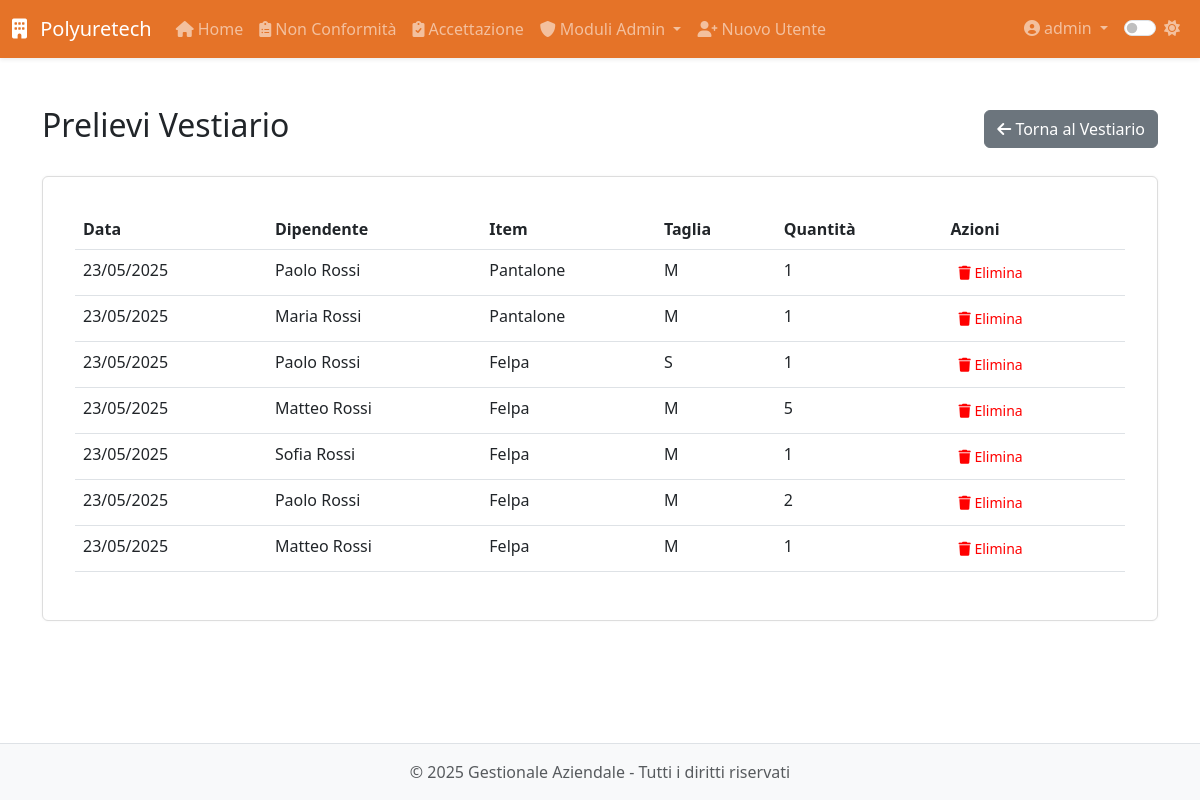
Before: /modulo8/vestiario/prelievi (signed in) with the older database file.
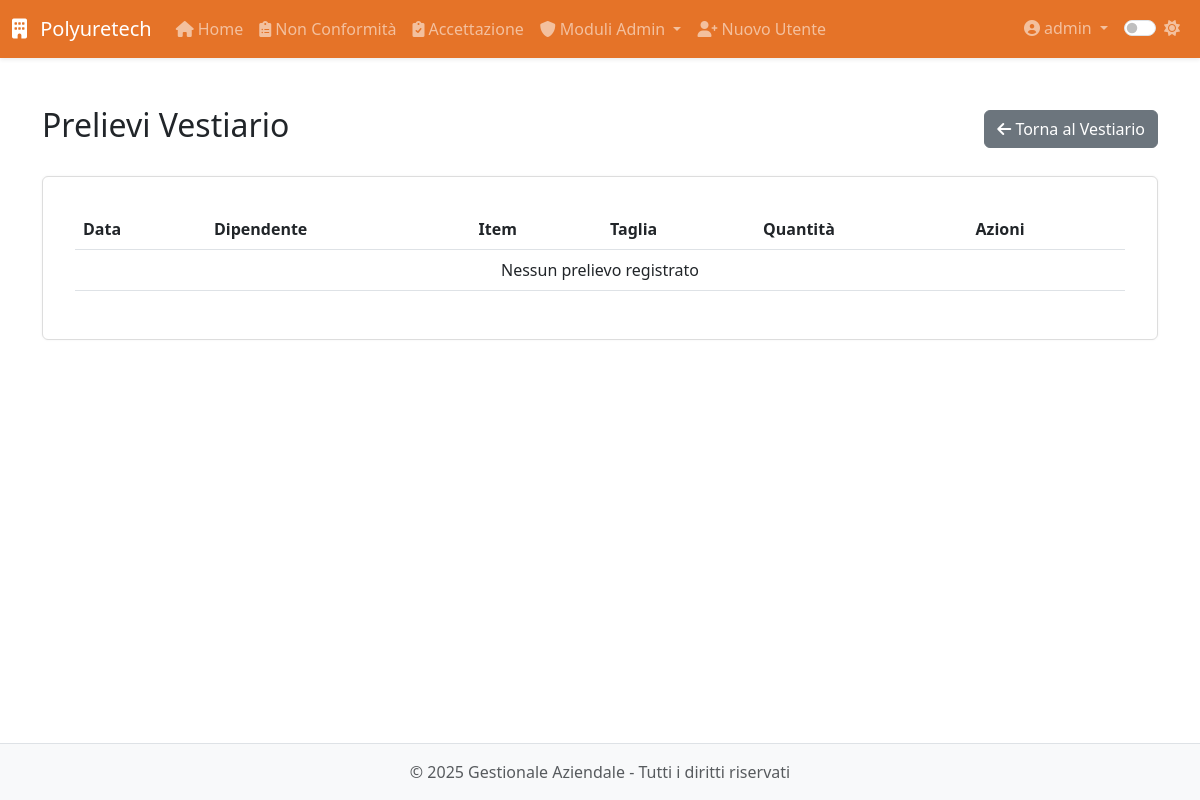
After: the same page with the newer database file.
### app/models.py (models this page shows, shortened)
class PrelievoVestiario(db.Model):
    __tablename__ = 'prelievi_vestiario'
    id = db.Column(db.Integer, primary_key=True)
    dipendente_id = db.Column(db.Integer, db.ForeignKey('dipendente.id'), nullable=False)
    item_id = db.Column(db.Integer, db.ForeignKey('inventory.id'), nullable=False)
    quantita = db.Column(db.Integer, nullable=False)
    timestamp = db.Column(db.DateTime, default=datetime.utcnow, nullable=False)
    data_prelievo = db.Column(db.DateTime, default=datetime.utcnow, nullable=False)
    dipendente = db.relationship('Dipendente', backref='prelievi_vestiario')
    item = db.relationship('Inventory')

class Dipendente(db.Model):
    __tablename__ = 'dipendente'
    id = db.Column(db.Integer, primary_key=True)
    nome = db.Column(db.String(100), nullable=False)
    cognome = db.Column(db.String(100), nullable=False)
    data_nascita = db.Column(db.Date, nullable=False)
    luogo_nascita = db.Column(db.String(100), nullable=False)
    provincia_nascita = db.Column(db.String(2), nullable=False)
    codice_fiscale = db.Column(db.String(16))
    email = db.Column(db.String(120))
    telefono = db.Column(db.String(20))
    matricola = db.Column(db.String(20), unique=True)
    reparto = db.Column(db.String(100))
    ruolo = db.Column(db.String(100))
    data_assunzione_somministrazione = db.Column(db.Date)
    agenzia_somministrazione = db.Column(db.String(100))
    data_assunzione_indeterminato = db.Column(db.Date)
    legge_104 = db.Column(db.Boolean, default=False)
    donatore_avis = db.Column(db.Boolean, default=False)
    indirizzo_residenza = db.Column(db.String(200))
    citta_residenza = db.Column(db.String(100))
    provincia_residenza = db.Column(db.String(2))
    cap_residenza = db.Column(db.String(5))
    data_cessazione = db.Column(db.Date)
    note = db.Column(db.Text)
    archiviato = db.Column(db.Boolean, default=False)
    created_by_id = db.Column(db.Integer, db.ForeignKey('users.id'))
    created_by = db.relationship('User', backref='dipendenti_creati')
    competenze = db.relationship('Competenza',
                               secondary='dipendente_competenza',
                               backref=db.backref('dipendenti', lazy='dynamic'))
    competenze_associate = db.relationship('DipendenteCompetenza',
                                         back_populates='dipendente',
                                         overlaps="competenze,dipendenti")
    vestiario = db.relationship('Inventory',
                              secondary='prelievi_vestiario',
                              backref='dipendenti')
    performance = db.relationship('Performance', back_populates='dipendente', cascade='all, delete-orphan')
    partecipazioni_corsi = db.relationship('PartecipazioneCorso', backref='dipendente', lazy=True)
    corsi_sicurezza = db.relationship('CorsoSicurezza', secondary='dipendente_corso_sicurezza',
                                    backref=db.backref('dipendenti', lazy=True))

class Inventory(db.Model):
    __tablename__ = 'inventory'
    id = db.Column(db.Integer, primary_key=True)
    nome = db.Column(db.String(128), nullable=False)
    taglia = db.Column(db.String(64))                        # facoltativa
    quantita = db.Column(db.Integer, default=0, nullable=False)

### app/routes/modulo8.py (the view)
@modulo8.route('/vestiario/prelievi')
@login_required
@check_module_access(8)
def lista_prelievi_vestiario():
    prelievi = PrelievoVestiario.query.order_by(PrelievoVestiario.timestamp.desc()).all()
    return render_template('modulo8/vestiario/prelievi.html', prelievi=prelievi)

### app/models.py (called while the page is built)
@login_manager.user_loader
def load_user(id):
    return User.query.get(int(id))

    def is_admin(self):
        return self.role == 'admin'

    def has_module_access(self, module_id):
        if self.is_admin:
            return True
        return str(module_id) in self.modules.split(',')

### app/utils.py (called while the page is built)
def check_module_access(module_id):
    def decorator(f):
        @wraps(f)
        def decorated_function(*args, **kwargs):
            if not current_user.has_module_access(module_id):
                abort(403)
            return f(*args, **kwargs)
        return decorated_function
    return decorator

### app/templates/modulo8/vestiario/prelievi.html (shortened to what this page needs)
{% extends 'base.html' %}
{% block content %}
<div class="module-view">
    <div class="d-flex justify-content-between align-items-center mb-4">
        <h2>Prelievi Vestiario</h2>
        <a href="{{ url_for('modulo8.vestiario') }}" class="btn btn-secondary">
            <i class="fas fa-arrow-left"></i> Torna al Vestiario
        </a>
    </div>
    <div class="card">
        <div class="card-body">
            <div class="table-responsive">
                <table class="table table-hover">
                    <thead>
                        <tr>
                            <th>Data</th>
                            <th>Dipendente</th>
                            <th>Item</th>
                            <th>Taglia</th>
                            <th>Quantità</th>
                            <th>Azioni</th>
                        </tr>
                    </thead>
                    <tbody>
                        {% for prelievo in prelievi %}
                        <tr>
                            <td>{{ prelievo.timestamp.strftime('%d/%m/%Y') }}</td>
                            <td>{{ prelievo.dipendente.nome }} {{ prelievo.dipendente.cognome }}</td>
                            <td>{{ prelievo.item.nome }}</td>
                            <td>{{ prelievo.item.taglia }}</td>
                            <td>{{ prelievo.quantita }}</td>
                            <td>
                                <form action="{{ url_for('modulo8.elimina_prelievo', id=prelievo.id) }}" method="POST" class="d-inline">
                                    <button type="submit" class="btn btn-danger btn-sm" onclick="return confirm('Sei sicuro di voler eliminare questo prelievo?')">
                                        <i class="fas fa-trash"></i> Elimina
                                    </button>
                                </form>
                            </td>
                        </tr>
                        {% else %}
                        <tr>
                            <td colspan="6" class="text-center">Nessun prelievo registrato</td>
                        </tr>
                        {% endfor %}
                    </tbody>
                </table>
            </div>
        </div>
    </div>
</div>
{% endblock %}

Changed rows visible on the page:
removed PrelievoVestiario: timestamp "23/05/2025", dipendente.nome "Paolo", dipendente.cognome "Rossi", item.nome "Pantalone", item.taglia "M", quantita "1"
removed PrelievoVestiario: timestamp "23/05/2025", dipendente.nome "Maria", dipendente.cognome "Rossi", item.nome "Pantalone", item.taglia "M", quantita "1"
removed PrelievoVestiario: timestamp "23/05/2025", dipendente.nome "Paolo", dipendente.cognome "Rossi", item.nome "Felpa", item.taglia "S", quantita "1"
removed PrelievoVestiario: timestamp "23/05/2025", dipendente.nome "Matteo", dipendente.cognome "Rossi", item.nome "Felpa", item.taglia "M", quantita "5"
removed PrelievoVestiario: timestamp "23/05/2025", dipendente.nome "Sofia", dipendente.cognome "Rossi", item.nome "Felpa", item.taglia "M", quantita "1"
removed PrelievoVestiario: timestamp "23/05/2025", dipendente.nome "Paolo", dipendente.cognome "Rossi", item.nome "Felpa", item.taglia "M", quantita "2"
removed PrelievoVestiario: timestamp "23/05/2025", dipendente.nome "Matteo", dipendente.cognome "Rossi", item.nome "Felpa", item.taglia "M", quantita "1"
Other visible differences:
text now shown: "Nessun prelievo registrato"
